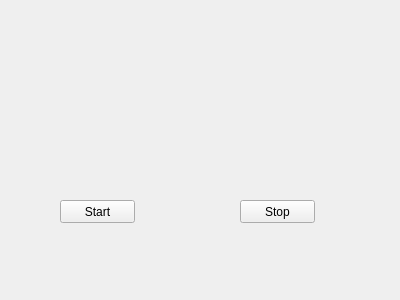
<?xml version="1.0" encoding="UTF-8"?>
<ui version="4.0">
 <class>Widget</class>
 <widget class="QWidget" name="Widget">
  <property name="geometry">
   <rect>
    <x>0</x>
    <y>0</y>
    <width>400</width>
    <height>300</height>
   </rect>
  </property>
  <property name="windowTitle">
   <string>Widget</string>
  </property>
  <widget class="QPushButton" name="pushButtonStart">
   <property name="geometry">
    <rect>
     <x>60</x>
     <y>200</y>
     <width>75</width>
     <height>23</height>
    </rect>
   </property>
   <property name="text">
    <string>Start</string>
   </property>
  </widget>
  <widget class="QPushButton" name="pushButtonStop">
   <property name="geometry">
    <rect>
     <x>240</x>
     <y>200</y>
     <width>75</width>
     <height>23</height>
    </rect>
   </property>
   <property name="text">
    <string>Stop</string>
   </property>
  </widget>
 </widget>
 <layoutdefault spacing="6" margin="11"/>
 <resources/>
 <connections/>
</ui>
